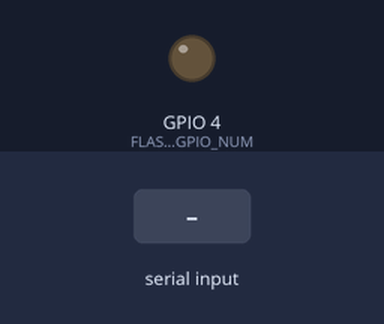
The sketch below on a simulated ESP32. Shown: output pins drawn as LEDs (lit = HIGH). The test bench sets the inputs (shaded band). WiFi joins after 1.5 s; servers stay silent unless stated; the camera gives no picture; what the sketch prints to the serial monitor is not drawn.

Above: at 8.2 s.
8.3 s: "check\n" received over the second serial link
At 8.7 s:
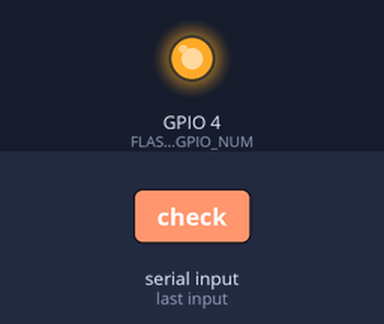
Timing chart, 0 to 11.3 s (numbered marks = the images above; inputs shaded):
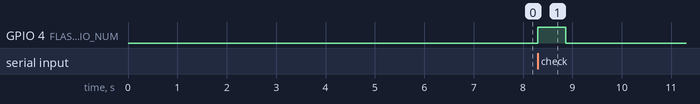

Measured:
- after the input at 8.3 s, GPIO 4 (FLASH_GPIO_NUM): LOW → HIGH at once, → LOW 0.56 s later

The sketch:

esp_cam.ino
```cpp
#include <Arduino.h>
#include <WiFi.h>
#include <ArduinoWebsockets.h>
#define CONFIG_CAMERA_JPEG_MODE_FRAME_SIZE_AUTO false
#define CONFIG_CAMERA_TASK_STACK 6144
#define CONFIG_CAMERA_PSRAM_DMA 1
#include "esp_camera.h"
using namespace websockets;

const char* ssid     = "POCO";
const char* password = "wizkid6884";


// GPIO 14 = TX, GPIO 15 = RX
#define RXD1 15  // to Nano TX
#define TXD1 14  // to Nano RX


WebsocketsClient faceClient;
const char* face_server = "ws://10.99.66.184:8080";

#define FLASH_GPIO_NUM 4
#define PWDN_GPIO_NUM 32
#define RESET_GPIO_NUM -1
#define XCLK_GPIO_NUM 0
#define SIOD_GPIO_NUM 26
#define SIOC_GPIO_NUM 27
#define Y9_GPIO_NUM 35
#define Y8_GPIO_NUM 34
#define Y7_GPIO_NUM 39
#define Y6_GPIO_NUM 36
#define Y5_GPIO_NUM 21
#define Y4_GPIO_NUM 19
#define Y3_GPIO_NUM 18
#define Y2_GPIO_NUM 5
#define VSYNC_GPIO_NUM 25
#define HREF_GPIO_NUM 23
#define PCLK_GPIO_NUM 22


void initCamera() {
  camera_config_t config;
  config.ledc_channel = LEDC_CHANNEL_0;
  config.ledc_timer = LEDC_TIMER_0;
  config.pin_d0 = Y2_GPIO_NUM;
  config.pin_d1 = Y3_GPIO_NUM;
  config.pin_d2 = Y4_GPIO_NUM;
  config.pin_d3 = Y5_GPIO_NUM;
  config.pin_d4 = Y6_GPIO_NUM;
  config.pin_d5 = Y7_GPIO_NUM;
  config.pin_d6 = Y8_GPIO_NUM;
  config.pin_d7 = Y9_GPIO_NUM;
  config.pin_xclk = XCLK_GPIO_NUM;
  config.pin_pclk = PCLK_GPIO_NUM;
  config.pin_vsync = VSYNC_GPIO_NUM;
  config.pin_href = HREF_GPIO_NUM;
  config.pin_sccb_sda = SIOD_GPIO_NUM;
  config.pin_sccb_scl = SIOC_GPIO_NUM;
  config.pin_pwdn = PWDN_GPIO_NUM;
  config.pin_reset = RESET_GPIO_NUM;
  config.xclk_freq_hz = 10000000;
  config.pixel_format = PIXFORMAT_JPEG;
  config.grab_mode = CAMERA_GRAB_WHEN_EMPTY;

  if (psramFound()) {
    config.frame_size = FRAMESIZE_XGA;
    config.jpeg_quality = 4;
    config.fb_count = 1;
  } else {
    config.frame_size = FRAMESIZE_QVGA;
    config.jpeg_quality = 12;
    config.fb_count = 1;
  }

  if (esp_camera_init(&config) != ESP_OK) {
    Serial.println("❌ Camera init failed");
  } else {
    Serial.println("✅ Camera init OK");
    sensor_t *s = esp_camera_sensor_get();
    s->set_framesize(s, FRAMESIZE_QVGA);
  }
}

String lastResponse = "";

void onMessageCallback(WebsocketsMessage msg) {
  lastResponse = msg.data();
}

String sendPhoto(camera_fb_t *fb, const String &purpose, unsigned long timeout = 5000) {
    Serial.println("sending phote!");
    if (!faceClient.available()) {
        return "ERROR: Not connected";
    }
    lastResponse = "";
    String header = "{\"type\":\"photo\",\"purpose\":\"" + purpose + "\",\"length\":" + String(fb->len) + "}";
    faceClient.send(header);
    Serial.println("sent header!");
    faceClient.sendBinary((const char*)fb->buf, fb->len);
    Serial.println("sent phote!");
    unsigned long start = millis();

    while (lastResponse == "") {
        faceClient.poll();
        if (millis() - start > timeout) {
            return "ERROR: Timeout";
        }
    }
    Serial.println("got anwer!");
    if (lastResponse.indexOf("granted") >= 0) return "granted";
    else if (lastResponse.indexOf("denied") >= 0) return "denied";
    else return "error";


}


void setup() {
  // Debug monitor on USB
  Serial.begin(115200);

  // UART for Arduino Nano
  Serial1.begin(9600, SERIAL_8N1, RXD1, TXD1);

  Serial.println("ESP32-CAM booting...");
  pinMode(FLASH_GPIO_NUM, OUTPUT);

  // === Connect to WiFi ===
  WiFi.begin(ssid, password);
  Serial.print("Connecting to WiFi");
  while (WiFi.status() != WL_CONNECTED) {
    delay(500);
    Serial.print(".");
  }
  Serial.println();
  Serial.println("✅ WiFi connected!");
  Serial.print("IP address: ");
  Serial.println(WiFi.localIP());

  if (faceClient.connect(face_server)) {
    Serial.println("✅ WS connected");
  } else {
    Serial.println("❌ WS connect failed");
  }

  // Init camera
  initCamera();

  faceClient.onMessage(onMessageCallback);

  delay(5000);
}

void loop() {


  // Only listen if WiFi is still connected
  if (WiFi.status() == WL_CONNECTED) {
    faceClient.poll();
    if (Serial1.available()) {
      String cmd = Serial1.readStringUntil('\n');
      cmd.trim();
      Serial.print("Received from Nano: ");
      Serial.println(cmd);

      if (cmd.equalsIgnoreCase("check")) {
        digitalWrite(FLASH_GPIO_NUM, HIGH);
        delay(500);
        camera_fb_t *fb = esp_camera_fb_get();
        digitalWrite(FLASH_GPIO_NUM, LOW);
        if (fb) {
          String resp = sendPhoto(fb, "check");
          esp_camera_fb_return(fb);
          Serial1.println(String(resp));
          Serial.println(String("Server reply : ") + resp);
        }
        else {Serial1.println("Couldn't inintilize camera");
        Serial.println("Couldn't inintilize camera");}
      }
      else if (cmd.equalsIgnoreCase("register")) {
        digitalWrite(FLASH_GPIO_NUM, HIGH);
        delay(500);
        camera_fb_t *fb = esp_camera_fb_get();
        digitalWrite(FLASH_GPIO_NUM , LOW);
        if (fb) {
          String resp = sendPhoto(fb, "add");
          esp_camera_fb_return(fb);
          Serial.println(resp);
          Serial1.println(resp);
        }
        else {Serial1.println("Couldn't inintilize camera");
        Serial.println("Couldn't inintilize camera");}
      }
      else {
        //Serial1.println("unknown_wifi");
        //Serial.println("Reply: unknown_wifi");
      }
    }
  } else {
    // If WiFi is disconnected, try to reconnect
    Serial.println("⚠️ WiFi lost! Reconnecting...");
    WiFi.reconnect();
    delay(2000);
  }
}
```
